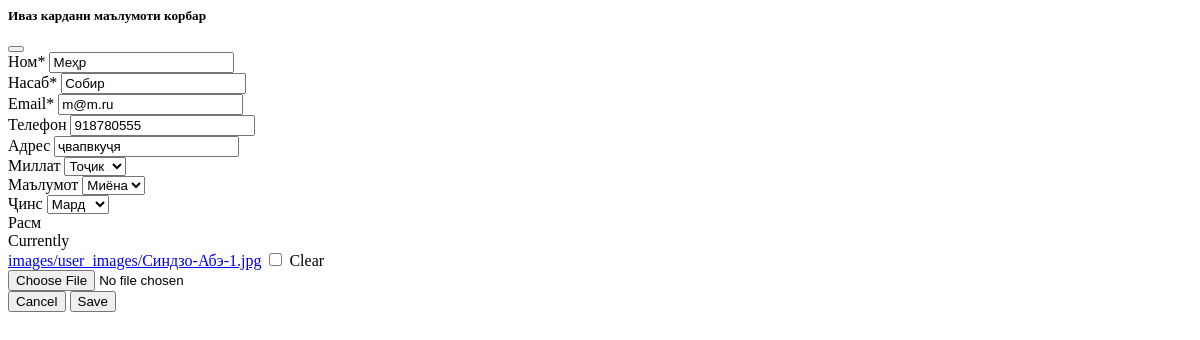
The page /update_user_info/ (signed in) on the database as committed earlier.
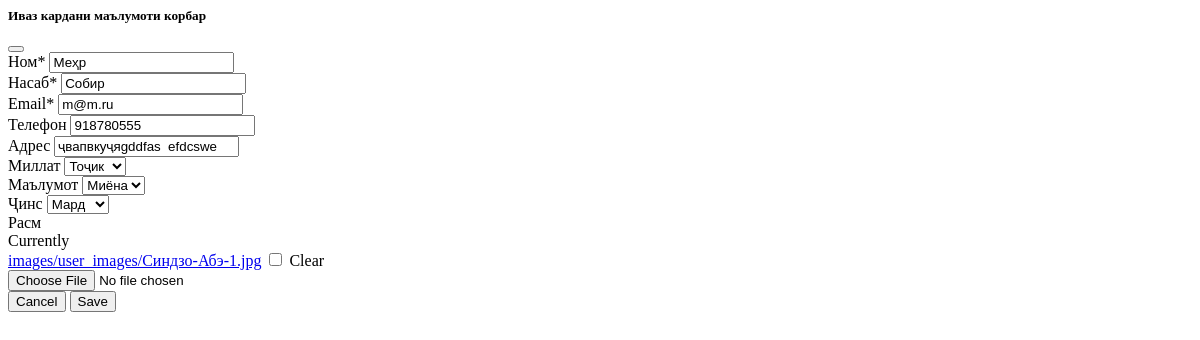
The same page on the database as committed later.
### users/models.py (models this page shows, shortened)
class Profile(models.Model):
    GENDER_CHOICES = (
        ('М', 'Мард'),
        ('З', 'Зан'),
    )
    user = models.OneToOneField(Account,on_delete=models.CASCADE)
    image = models.ImageField(default='img/user.png', upload_to='images/user_images', verbose_name='Расм', null=True, blank=True)
    gender = models.CharField(max_length=1, choices=GENDER_CHOICES, verbose_name='Ҷинс', null=True, blank=True)
    nationality = models.ForeignKey(Nationality, on_delete=models.CASCADE, verbose_name='Миллат', null=True, blank=True)
    education = models.ForeignKey(Education, on_delete=models.CASCADE, verbose_name='Маълумот', null=True, blank=True)
    phone = models.CharField(max_length=13, verbose_name='Телефон', null=True, blank=True)
    address = models.CharField(max_length=50, verbose_name='Адрес', null=True, blank=True)

### users/views.py (the view)
# urls.py: path('update_user_info/', update_user_info, name='update-user-info'),
@login_required(login_url="login")
def update_user_info(request):
    if request.method == 'POST':
        u_form = UserUpdateForm(request.POST, instance=request.user)
        p_form = ProfileUpdateForm(request.POST, request.FILES, instance=request.user.profile)
        if u_form.is_valid() and p_form.is_valid():
            u_form.save()
            p_form.save()
            return render(request, 'main/home.html')
    else:
        u_form = UserUpdateForm(instance=request.user)
        p_form = ProfileUpdateForm(instance=request.user.profile)
    context = {
        'u_form': u_form,
        'p_form': p_form
    }
    return render(request, 'users/profile.html', context)

### users/forms.py
class UserUpdateForm(forms.ModelForm):
    class Meta:
        model = Account
        fields = ['first_name', 'last_name', 'email']

class ProfileUpdateForm(forms.ModelForm):
    class Meta:
        model = Profile
        fields = ['phone', 'address', 'nationality', 'education', 'gender', 'image']

### constant/models.py (called while the page is built)
    def __str__(self):
        return self.name

    def __str__(self):
        return self.name

### templates/users/profile.html (shortened to what this page needs)
{% load crispy_forms_filters %}
<form action="{% url 'update-user-info' %}" method="post" class="modal-content" enctype="multipart/form-data">
  <div class="modal-header">
    <h5 class="modal-title">Иваз кардани маълумоти корбар</h5>
    <button type="button" class="btn-close" data-bs-dismiss="modal" aria-label="Close"></button>
  </div>
  <div class="modal-body">
    {{ u_form | crispy }}
    {{ p_form | crispy }}
  </div>
  <div class="modal-footer">
    <button type="button" data-bs-dismiss="modal" class="btn btn-secondary">Cancel</button>
    <button type="submit" class="btn btn-primary">Save</button>
  </div>
</form>

Rows that differ between the two databases and show on the page:
changed Profile "Тоҷик": address "ҷвапвкуҷя" → "ҷвапвкуҷяgddfas efdcswe"
